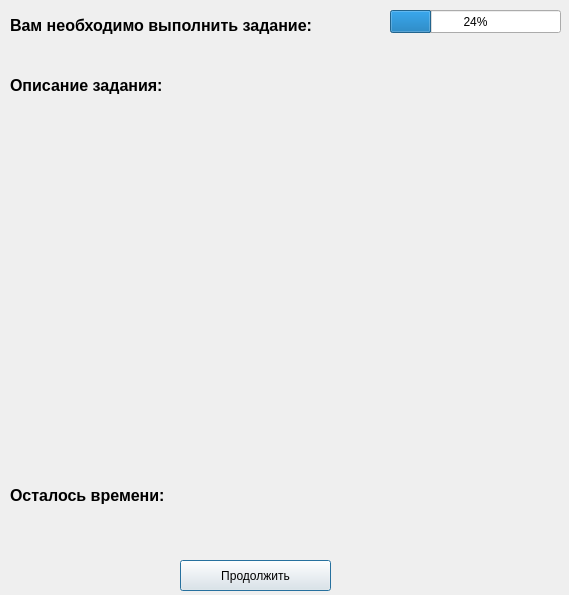
<?xml version="1.0" encoding="UTF-8"?>
<ui version="4.0">
 <class>Dialog</class>
 <widget class="QDialog" name="Dialog">
  <property name="geometry">
   <rect>
    <x>0</x>
    <y>0</y>
    <width>569</width>
    <height>595</height>
   </rect>
  </property>
  <property name="windowTitle">
   <string>Dialog</string>
  </property>
  <widget class="QProgressBar" name="progress_bar">
   <property name="geometry">
    <rect>
     <x>390</x>
     <y>10</y>
     <width>171</width>
     <height>23</height>
    </rect>
   </property>
   <property name="value">
    <number>24</number>
   </property>
  </widget>
  <widget class="QPushButton" name="btn_continue">
   <property name="geometry">
    <rect>
     <x>180</x>
     <y>560</y>
     <width>151</width>
     <height>31</height>
    </rect>
   </property>
   <property name="text">
    <string>Продолжить</string>
   </property>
  </widget>
  <widget class="QLabel" name="label">
   <property name="geometry">
    <rect>
     <x>10</x>
     <y>10</y>
     <width>321</width>
     <height>31</height>
    </rect>
   </property>
   <property name="font">
    <font>
     <pointsize>12</pointsize>
     <weight>75</weight>
     <bold>true</bold>
    </font>
   </property>
   <property name="text">
    <string>Вам необходимо выполнить задание:</string>
   </property>
  </widget>
  <widget class="QLabel" name="task_name_label">
   <property name="geometry">
    <rect>
     <x>10</x>
     <y>40</y>
     <width>321</width>
     <height>31</height>
    </rect>
   </property>
   <property name="font">
    <font>
     <pointsize>12</pointsize>
     <weight>75</weight>
     <bold>true</bold>
    </font>
   </property>
   <property name="text">
    <string/>
   </property>
  </widget>
  <widget class="QLabel" name="label_2">
   <property name="geometry">
    <rect>
     <x>10</x>
     <y>70</y>
     <width>321</width>
     <height>31</height>
    </rect>
   </property>
   <property name="font">
    <font>
     <pointsize>12</pointsize>
     <weight>75</weight>
     <bold>true</bold>
    </font>
   </property>
   <property name="text">
    <string>Описание задания:</string>
   </property>
  </widget>
  <widget class="QLabel" name="task_description_label">
   <property name="geometry">
    <rect>
     <x>10</x>
     <y>100</y>
     <width>321</width>
     <height>371</height>
    </rect>
   </property>
   <property name="font">
    <font>
     <pointsize>12</pointsize>
     <weight>75</weight>
     <bold>true</bold>
    </font>
   </property>
   <property name="text">
    <string/>
   </property>
   <property name="wordWrap">
    <bool>true</bool>
   </property>
  </widget>
  <widget class="QLabel" name="time_label">
   <property name="geometry">
    <rect>
     <x>10</x>
     <y>510</y>
     <width>151</width>
     <height>71</height>
    </rect>
   </property>
   <property name="font">
    <font>
     <pointsize>12</pointsize>
     <weight>75</weight>
     <bold>true</bold>
    </font>
   </property>
   <property name="text">
    <string/>
   </property>
   <property name="wordWrap">
    <bool>true</bool>
   </property>
  </widget>
  <widget class="QLabel" name="label_3">
   <property name="geometry">
    <rect>
     <x>10</x>
     <y>480</y>
     <width>161</width>
     <height>31</height>
    </rect>
   </property>
   <property name="font">
    <font>
     <pointsize>12</pointsize>
     <weight>75</weight>
     <bold>true</bold>
    </font>
   </property>
   <property name="styleSheet">
    <string notr="true"/>
   </property>
   <property name="text">
    <string>Осталось времени:</string>
   </property>
  </widget>
 </widget>
 <resources/>
 <connections/>
</ui>
